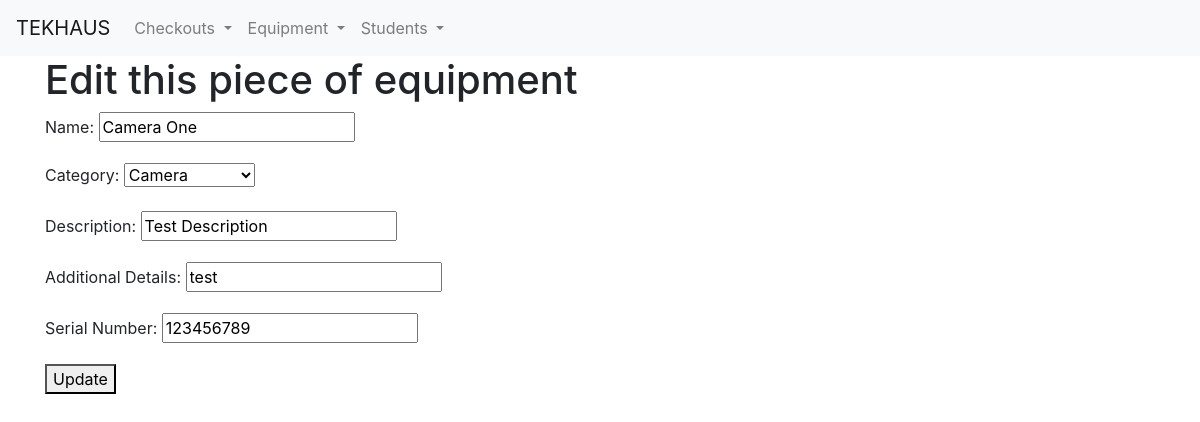
/equipment/1/edit/ (signed in), run on the app's committed database.
### checkouts/models.py (models this page shows, shortened)
class Equipment(models.Model):
    name = models.CharField(max_length=100)
    CATEGORIES = [
        ('camera', 'Camera'),
        ('light', 'Light'),
        ('computer', 'Computer'),
        ('projector', 'Projector'),
        ('audio', 'Audio'),
        ('misc', 'Miscellaneous'),
    ]
    category = models.CharField(choices=CATEGORIES, max_length=10)
    desc = models.CharField(max_length=255, verbose_name='Description')
    details = models.CharField(max_length=255, verbose_name='Additional Details')
    serial_num = models.CharField(max_length=50, verbose_name='Serial Number')
    availability = models.BooleanField(default=True, verbose_name='Available?')
    current_user = models.ForeignKey(Student, null=True, blank=True, on_delete=models.CASCADE)
    past_checkouts = models.ManyToManyField('Checkout', related_name='past_checkouts', blank=True)
    class Meta:
        verbose_name = 'Equipment'
        verbose_name_plural = 'Equipment'

### checkouts/views.py (the view)
# urls.py: path('equipment/<int:pk>/edit/', views.edit_equipment, name='edit_equipment'),
@login_required()
def edit_equipment(request, pk):
    instance = get_object_or_404(Equipment, pk=pk)
    if request.method == 'POST':
        form = AddNewEquipmentForm(request.POST, instance=instance)
        if form.is_valid():
            form.save()
            return redirect('equipment_detail', pk=instance.pk)
    else:
        form = AddNewEquipmentForm(instance=instance)
    return render(request, 'checkouts/edit-equipment.html', {'form': form})

### checkouts/forms.py
class AddNewEquipmentForm(forms.ModelForm):
    def __init__(self, *args, **kwargs):
        super(AddNewEquipmentForm, self).__init__(*args, **kwargs)
    class Meta:
        model = Equipment
        exclude = ['availability', 'current_user', 'past_checkouts']
        fields = ['name', 'category', 'desc', 'details', 'serial_num']

### checkouts/templates/checkouts/edit-equipment.html (shortened to what this page needs)
{% extends 'checkouts/base.html' %}
{% block content %}
    <h1>Edit this piece of equipment</h1>
    <form class="edit-equipment" method="post">
        {{ form.as_p }}
        <button type="submit">Update</button>
    </form>
{% endblock %}

### data on the page
Equipment: name "Camera One", category "Camera", desc "Test Description", details "test", serial_num "123456789"
